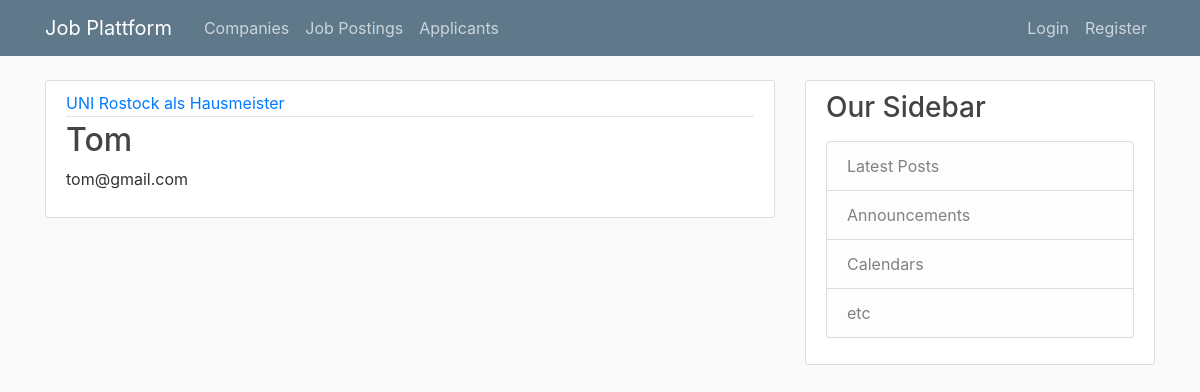
The page /applicant/ on the database its author committed.
### jobs/models.py (models this page shows, shortened)
class Applicant(models.Model):
    name = models.CharField(max_length=100)
    email = models.CharField(max_length=100)
    jobPosting = models.ForeignKey(JobPosting, on_delete=models.CASCADE)

class JobPosting(models.Model):
    title = models.CharField(max_length=100)
    description = models.TextField()
    company = models.ForeignKey(Company, on_delete=models.CASCADE)

class Company(models.Model):
    name = models.CharField(max_length=100)
    def __str__(self):
        return self.name

### jobs/views.py (the view)
# urls.py: path('applicant/', ApplicantListView.as_view(), name='applicant-list'),
class ApplicantListView(ListView):
    model = Applicant
    template_name = 'jobs/applicant_list.html'
    context_object_name = 'applicants'

### jobs/templates/jobs/applicant_list.html
{% extends "jobs/base.html" %}
{% block content %}
{%for applicant in applicants%}
<article class="media content-section">
  <div class="media-body">
    <div class="article-metadata">
      <a class="mr-2" href="#">{{ applicant.jobPosting.company }} als {{ applicant.jobPosting.title }}</a>
    </div>
    <h2><a class="article-title" href="#">{{ applicant.name }}</a></h2>
    <p class="article-content">{{ applicant.email }}</p>
  </div>
</article>
{%endfor%}
{% endblock content %}

### jobs/static/jobs/main.css (style rules this page uses)
body { background: #fafafa; color: #333333; margin-top: 5rem; }
h1, h2, h3, h4, h5, h6 { color: #444444; }
.content-section { background: #ffffff; padding: 10px 20px; border: 1px solid #dddddd; border-radius: 3px; margin-bottom: 20px; }
.article-title { color: #444444; }
.article-content { white-space: pre-line; }
.article-metadata { padding-bottom: 1px; margin-bottom: 4px; border-bottom: 1px solid #e3e3e3 }

### rows shown on the page
Applicant: jobPosting.company "UNI Rostock", jobPosting "Hausmeister", name "Tom", email "tom@gmail.com"
